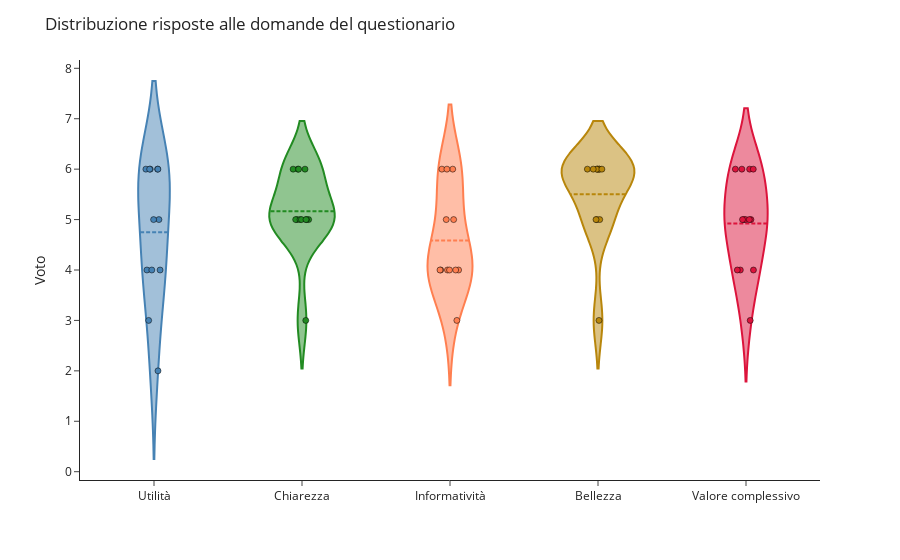

Notebook source saved alongside this figure:
### Code cell
import plotly.io as pio
import plotly.express as px
fig = px.violin(dataframePsicometrico, box=True, # draw box plot inside the violin
                y="Risultati",
                x="Domanda",
                points='all', # can be 'outliers', or False
                color="Domanda",
                color_discrete_sequence=["steelblue", "forestgreen", "coral", "darkgoldenrod", "crimson"],
                template='simple_white'
               )
fig.update_layout(
    title="Distribuzione risposte alle domande del questionario",
    xaxis_title="",yaxis_title="Voto")
fig.update_traces(box_visible=False, meanline_visible=True,
                  points='all', pointpos=-0, jitter=0.4,
                  marker_line_color='rgba(0,0,0,0.5)',
                  marker_line_width=1,                  
                  showlegend=False)
fig.update_xaxes(type='category')
fig.update_layout(
    xaxis = dict(
        tickmode = 'array',
        tickvals = [1, 2, 3, 4, 5],
        ticktext = ['Utilità', 'Chiarezza', 'Informatività', 'Bellezza', 'Valore complessivo']
    )
)
fig.show()
fig.write_html("./figures/violin_psico.html")

### Figure 1 — Plotly figure (JSON) as saved in the notebook; plotly's stock layout.template omitted (floating-point values rounded to 4 significant figures)
{"data": [{"alignmentgroup": "True", "box": {"visible": false}, "hovertemplate": "Domanda=%{x}<br>Risultati=%{y}<extra></extra>", "jitter": 0.4, "legendgroup": "1", "marker": {"color": "steelblue", "line": {"color": "rgba(0,0,0,0.5)", "width": 1}}, "meanline": {"visible": true}, "name": "1", "offsetgroup": "1", "orientation": "v", "pointpos": 0, "points": "all", "scalegroup": "True", "showlegend": false, "type": "violin", "x": [1, 1, 1, 1, 1, 1, 1, 1, 1, 1, 1, 1], "x0": " ", "xaxis": "x", "y": [2, 3, 4, 4, 4, 5, 5, 6, 6, 6, 6, 6], "y0": " ", "yaxis": "y"}, {"alignmentgroup": "True", "box": {"visible": false}, "hovertemplate": "Domanda=%{x}<br>Risultati=%{y}<extra></extra>", "jitter": 0.4, "legendgroup": "2", "marker": {"color": "forestgreen", "line": {"color": "rgba(0,0,0,0.5)", "width": 1}}, "meanline": {"visible": true}, "name": "2", "offsetgroup": "2", "orientation": "v", "pointpos": 0, "points": "all", "scalegroup": "True", "showlegend": false, "type": "violin", "x": [2, 2, 2, 2, 2, 2, 2, 2, 2, 2, 2, 2], "x0": " ", "xaxis": "x", "y": [6, 3, 5, 5, 5, 5, 5, 5, 5, 6, 6, 6], "y0": " ", "yaxis": "y"}, {"alignmentgroup": "True", "box": {"visible": false}, "hovertemplate": "Domanda=%{x}<br>Risultati=%{y}<extra></extra>", "jitter": 0.4, "legendgroup": "3", "marker": {"color": "coral", "line": {"color": "rgba(0,0,0,0.5)", "width": 1}}, "meanline": {"visible": true}, "name": "3", "offsetgroup": "3", "orientation": "v", "pointpos": 0, "points": "all", "scalegroup": "True", "showlegend": false, "type": "violin", "x": [3, 3, 3, 3, 3, 3, 3, 3, 3, 3, 3, 3], "x0": " ", "xaxis": "x", "y": [6, 3, 4, 4, 4, 4, 4, 4, 5, 5, 6, 6], "y0": " ", "yaxis": "y"}, {"alignmentgroup": "True", "box": {"visible": false}, "hovertemplate": "Domanda=%{x}<br>Risultati=%{y}<extra></extra>", "jitter": 0.4, "legendgroup": "4", "marker": {"color": "darkgoldenrod", "line": {"color": "rgba(0,0,0,0.5)", "width": 1}}, "meanline": {"visible": true}, "name": "4", "offsetgroup": "4", "orientation": "v", "pointpos": 0, "points": "all", "scalegroup": "True", "showlegend": false, "type": "violin", "x": [4, 4, 4, 4, 4, 4, 4, 4, 4, 4, 4, 4], "x0": " ", "xaxis": "x", "y": [6, 3, 5, 5, 5, 6, 6, 6, 6, 6, 6, 6], "y0": " ", "yaxis": "y"}, {"alignmentgroup": "True", "box": {"visible": false}, "hovertemplate": "Domanda=%{x}<br>Risultati=%{y}<extra></extra>", "jitter": 0.4, "legendgroup": "5", "marker": {"color": "crimson", "line": {"color": "rgba(0,0,0,0.5)", "width": 1}}, "meanline": {"visible": true}, "name": "5", "offsetgroup": "5", "orientation": "v", "pointpos": 0, "points": "all", "scalegroup": "True", "showlegend": false, "type": "violin", "x": [5, 5, 5, 5, 5, 5, 5, 5, 5, 5, 5, 5, 5], "x0": " ", "xaxis": "x", "y": [6, 3, 4, 4, 4, 5, 5, 5, 5, 5, 6, 6, 6], "y0": " ", "yaxis": "y"}], "layout": {"legend": {"title": {"text": "Domanda"}, "tracegroupgap": 0}, "margin": {"t": 60}, "title": {"text": "Distribuzione risposte alle domande del questionario"}, "violinmode": "overlay", "xaxis": {"anchor": "y", "categoryarray": [1, 2, 3, 4, 5], "categoryorder": "array", "domain": [0, 1], "tickmode": "array", "ticktext": ["Utilità", "Chiarezza", "Informatività", "Bellezza", "Valore complessivo"], "tickvals": [1, 2, 3, 4, 5], "title": {"text": ""}, "type": "category"}, "yaxis": {"anchor": "x", "domain": [0, 1], "title": {"text": "Voto"}}}}
